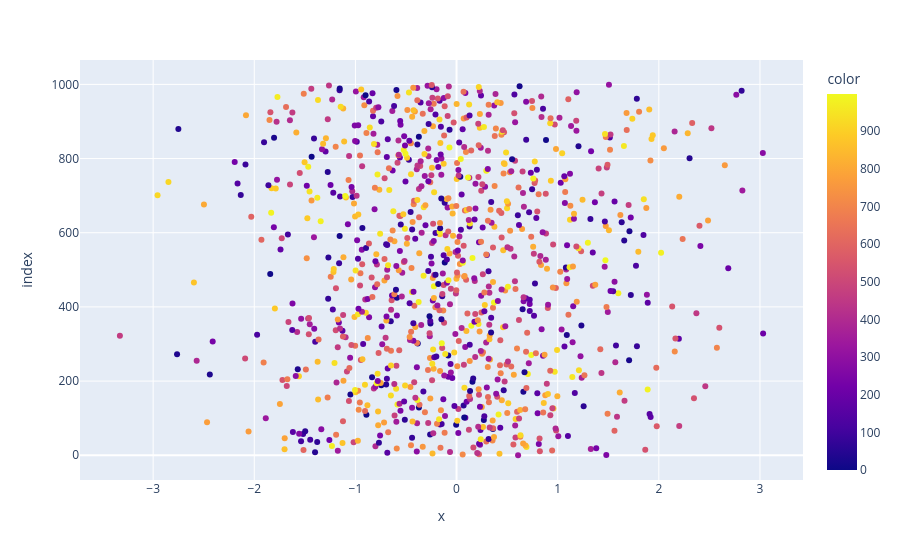

Notebook cell for this chart:
### Markdown cell above
## Plotly Visualization

Plotly is a powerful, open-source data visualization library used to create interactive, publication-quality graphs and dashboards, supporting languages like Python, R, and JavaScript.

### Code cell
import plotly.express as px
import numpy as np

x = np.random.randn(1000)
y = np.random.randn(1000)
color = np.random.permutation(1000)

fig = px.scatter(x,y, color=color)
fig.show()

### Figure 1 — Plotly figure (JSON) as saved in the notebook; plotly's stock layout.template omitted (floating-point values rounded to 4 significant figures; data arrays with more than 128 entries replaced by an {"elided": "..."} marker saying what was removed)
{"data": [{"hovertemplate": "x=%{x}<br>index=%{y}<br>color=%{marker.color}<extra></extra>", "legendgroup": "", "marker": {"color": {"elided": "1000 int values"}, "coloraxis": "coloraxis", "symbol": "circle"}, "mode": "markers", "name": "", "orientation": "h", "showlegend": false, "type": "scatter", "x": {"elided": "1000 float values"}, "xaxis": "x", "y": {"elided": "1000 int values"}, "yaxis": "y"}], "layout": {"coloraxis": {"colorbar": {"title": {"text": "color"}}, "colorscale": [[0, "#0d0887"], [0.1111, "#46039f"], [0.2222, "#7201a8"], [0.3333, "#9c179e"], [0.4444, "#bd3786"], [0.5556, "#d8576b"], [0.6667, "#ed7953"], [0.7778, "#fb9f3a"], [0.8889, "#fdca26"], [1, "#f0f921"]]}, "legend": {"tracegroupgap": 0}, "margin": {"t": 60}, "xaxis": {"anchor": "y", "domain": [0, 1], "title": {"text": "x"}}, "yaxis": {"anchor": "x", "domain": [0, 1], "title": {"text": "index"}}}}
